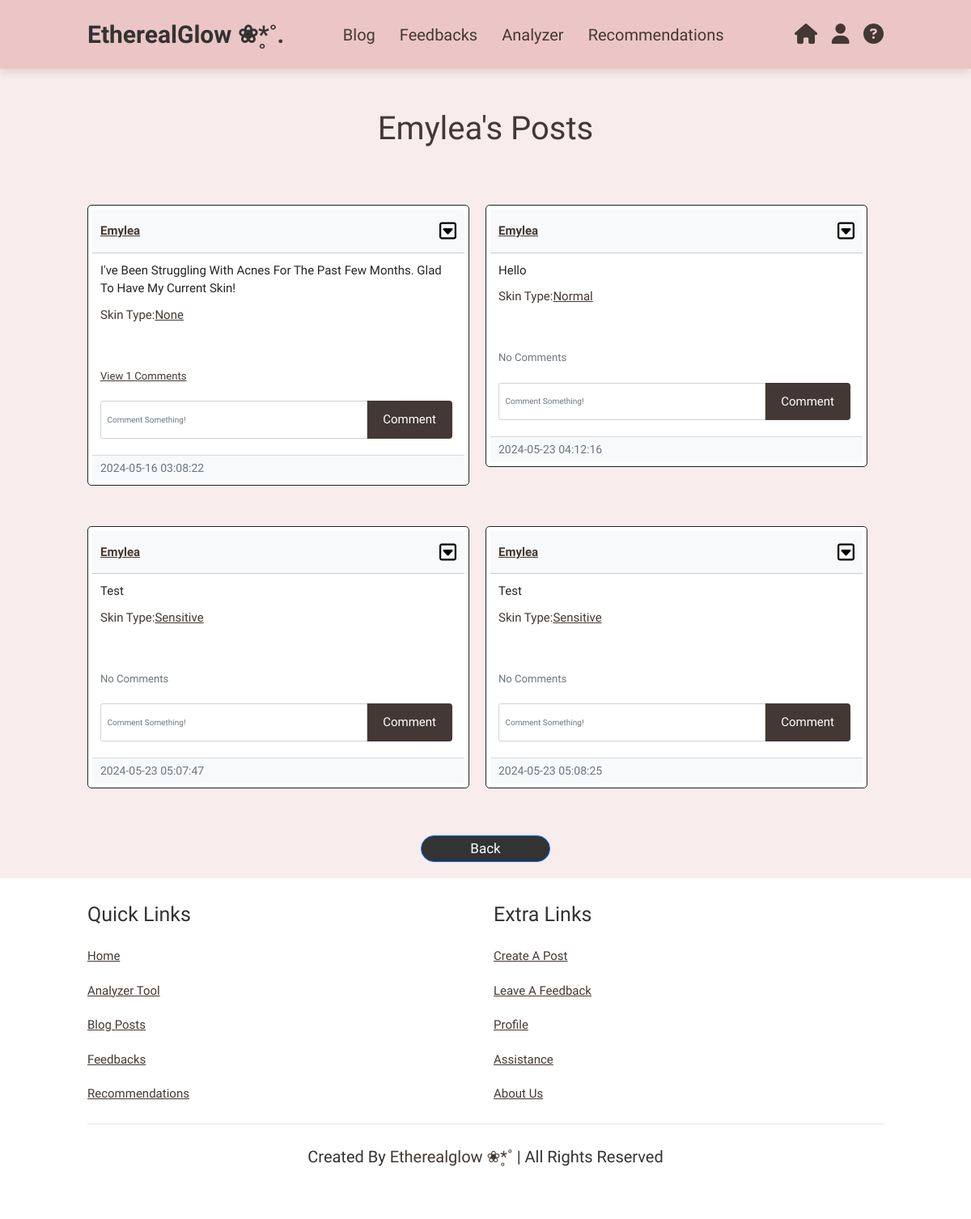
Page /posts/emylea (signed in) on the earlier database version.
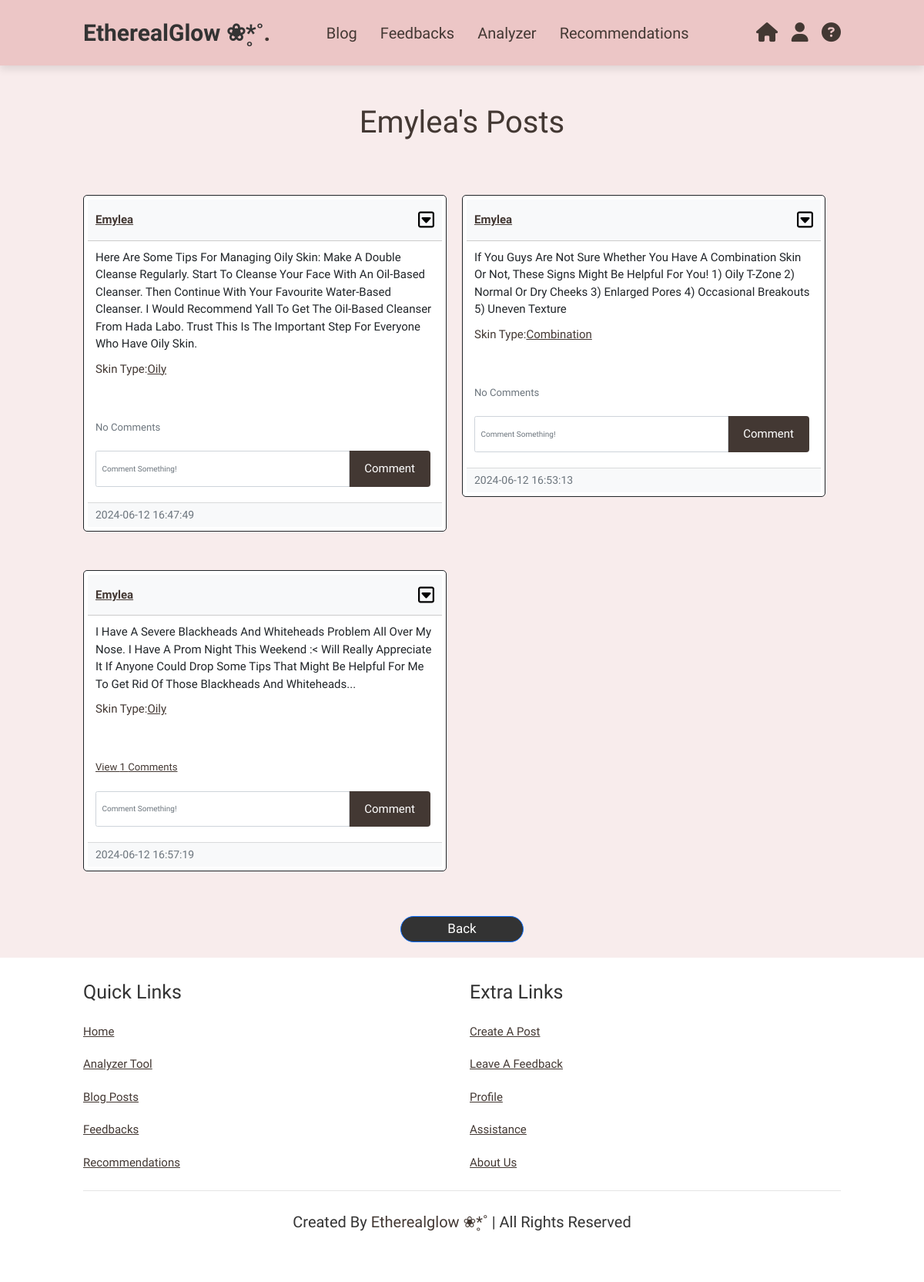
Same page on the later database version.
### website/models.py (models this page shows)
class User(db.Model, UserMixin):
    id = db.Column(db.Integer, primary_key=True)
    email = db.Column(db.String(150), unique=True)
    username = db.Column(db.String(150), unique=True)
    password = db.Column(db.String(150))
    date_created = db.Column(db.DateTime(timezone=True), default=func.now())
    posts = db.relationship('Post', backref='user', passive_deletes=True)
    feedbacks = db.relationship('Feedback', backref='author', passive_deletes=True)
    comments = db.relationship('Comment', backref='user', passive_deletes=True)
    skintype = db.Column(db.Text, nullable=False)
    products = db.relationship('Product', backref='author', passive_deletes=True)

class Post(db.Model):
    id = db.Column(db.Integer, primary_key=True)
    text = db.Column(db.Text, nullable=False)
    date_created = db.Column(db.DateTime(timezone=True), default=func.now())
    author = db.Column(db.Integer, db.ForeignKey('user.id', ondelete="CASCADE"), nullable=False)
    comments = db.relationship('Comment', backref='post', passive_deletes=True)
    skintype = db.Column(db.Text, nullable=False)

### website/views.py (the view)
@views.route("/posts/<username>")
@login_required
def posts(username) :
    user = User.query.filter_by(username=username).first()
    if not user :
        flash ("User is not exist.", category="error")
        return redirect(url_for('views.blog'))
    posts = Post.query.filter_by(author=user.id).all()
    return render_template("posts.html", user=current_user, posts=posts, username=username)

### website/__init__.py (called while the page is built)
def create_app():
    app = Flask(__name__)
    app.config['SECRET_KEY'] = "helloworld"
    app.config['SQLALCHEMY_TRACK_MODIFICATIONS'] = False
    app.config['SQLALCHEMY_DATABASE_URI'] = f'sqlite:///{DB_NAME}'
    app.config['UPLOAD_FOLDER'] = 'website\\static\\uploads'
    db.init_app(app)
    migrate.init_app(app, db)
    bcrypt.init_app(app)
    from website.views import views
    from website.auth import auth
    app.register_blueprint(views, url_prefix="/")
    app.register_blueprint(auth, url_prefix="/")
    from website.models import User, Post, Feedback, Comment, Product, User_Profile
    create_database(app)
    login_manager = LoginManager()
    login_manager.login_view = "auth.login"
    login_manager.init_app(app)
    @login_manager.user_loader
    def load_user(id):
        return User.query.get(int(id))
    return app

### website/templates/posts.html (shortened to what this page needs)
{% extends "posts_div.html" %}
{% block header %}<h3>{{username}}'s Posts</h3>{% endblock %}
{% block footer %}
<br><br>
<div align="center">
    <a href="/Blog"><button type="button" class = "btn btn btn-primary">Back</button></a>
</div>
{% endblock %}

### website/templates/posts_div.html (shortened to what this page needs)
{% extends "base.html" %}
{% block content%}
<section class="posts" id="posts">
    <div class="content">
        {% block header %}{% endblock %}
        <div id="posts">
            {% for post in posts %}
            <br />
            <div class="card border-dark">
                <div class="card-header d-flex justify-content-between align-items-center">
                    <a href="/posts/{{post.user.username}}">{{post.user.username}}</a>
                     {% if user.id == post.author %}
                    <div class="btn-group">
                        <button
                        type="button"
                        class="fa-regular fa-square-caret-down"
                        data-bs-toggle="dropdown"
                        ></button>
                    </div>
                      {% endif %}
                </div>
                <div class="card-body">
                    <div class="card-text">{{post.text}}</div>
                        <p>Skin Type:<a href="/share/{{post.skintype}}">{{post.skintype}}</a></p>
                        <br />
                <p class="card-text">
                {% if post.comments|length > 0 %}
                    <a data-bs-toggle="collapse" href="#comments-{{post.id}}" role="button">
                        <small>View {{post.comments|length}} Comments</small>
                    </a>
                {% else %}
                        <small class="text-muted">No Comments</small>
                {% endif %}
                </p>
                <form class="input-group mb-3" method="POST" action="/create-comment/{{post.id}}">
                    <input type="text" id="text" name="text" class="form-control" placeholder="Comment something!" required>
                    <input type="submit" value="Comment">
                </form>
            </div>
        <div class="card-footer text-muted">{{post.date_created}}</div>
      </div>
      <br /> {% endfor %}
    </div>
    {% block footer %}{% endblock %}
  </div>
</section>
    {% endblock %}

### website/templates/base.html (shortened to what this page needs)
<!DOCTYPE html>
<html>
    <head>
        <link href="https://cdn.jsdelivr.net/npm/bootstrap@5.0.2/dist/css/bootstrap.min.css" rel="stylesheet"
/>
        <link rel="stylesheet" href="https://cdnjs.cloudflare.com/ajax/libs/font-awesome/6.5.2/css/all.min.css" />"
        <link rel="stylesheet" type="text/css" href="/static/styles.css">
    </head>
    <body>
        <header>
            <a href="#" class="logo">EtherealGlow ❀*̥˚<span>.</span></a>
            <nav class="navbar">
                <a href="/Blog">blog</a>
                <a href="/display_feedbacks">feedbacks</a>
                <a href="/analyzer">analyzer</a>
                <a href="/recommendations">recommendations</a>
            </nav>
            <div class="icons">
                <a href="/home" class="fa-solid fa-house"></a>
                <a class="fas fa-user" data-bs-toggle="dropdown"></a>
                <a href="/ai_chatbox" class="fa-solid fa-circle-question"></a>
            </div>
        </header>
        <div class="content">
            {% block content%} {% endblock %}
        </div>
        <section class="footer">
            <div class="box-container">
                <div class="box">
                    <h3>quick links</h3>
                    <a href="/home">home</a>
                    <a href="/analyzer">analyzer tool</a>
                    <a href="/Blog">blog posts</a>
                    <a href="/display_feedbacks">feedbacks</a>
                    <a href="/recommendations">recommendations</a>
                </div>
                <div class="box">
                    <h3>extra links</h3>
                    <a href="/create_post">create a post</a>
                    <a href="/feedback">leave a feedback</a>
                    <a href="/profile">profile</a>
                    <a href="/ai_chatbox">assistance</a>
                    <a href="/aboutUs">about us</a>
                </div>
            </div>
            <div class="credit"> created by <span> etherealglow ❀*̥˚ </span> | all rights reserved </div>
        </section>
    </body>
</html>

### website/static/styles.css (style rules this page uses)
:root { --pink:#e84393; --brown: #433833; --lightbrown: #d4b1a0; --light: #FAF9ED; --gray: #302f2f; --softpink: #ff99bb; --spink: #ffccdc; --coco: #ecc6c6; --softcoco: #f8ecec; }
* { margin: 0; padding: 0; box-sizing: border-box; outline: none; border: none; text-decoration: none; text-transform: capitalize; transition: .2s linear; font-family: "Work Sans", sans-serif; }
html { font-size: 62.5%; scroll-behavior: smooth; scroll-padding-top: 6rem; overflow-x: hidden; }
section { padding: 2rem 9%; background: var(--softcoco); }
.btn { display: inline-block; margin-top: 1rem; border-radius:5rem; background: #333; color: #fff; padding: .9rem 3.5rem; cursor: pointer; font-size: 1.7rem; }
header { position: fixed; top: 0; left: 0; right: 0; background:var(--coco); padding: 2rem 9%; display: flex; align-items: center; justify-content: space-between; z-index: 1000; box-shadow: 0 .5rem 1rem rgba(0, 0, 0, 0.1); }
header .logo { font-size: 3rem; color: #333; font-weight: bolder; text-decoration: none; }
header .logo span { color:var(--brown); }
header .navbar a { font-size: 2rem; padding: 0 1.5rem; color:var(--brown); text-decoration: none; }
header .icons a { font-size: 2.5rem; color:var(--brown); margin-left: 1.5rem; text-decoration: none; }
input[type=submit] { background-color: var(--brown); color: white; padding: 12px 20px; border: none; border-radius: 4px; cursor: pointer; margin-inline: 5px; display: inline-block; font-size: 1.5rem; }
button { background: transparent; border: 0; outline: 0; }
::placeholder { color: #555; }
.card { flex: 0 0 calc(50% - 20px); margin-right: 20px; border: 1px solid #ccc; border-radius: 5px; text-align: left; font-size: 1.5rem; height: fit-content; max-height: 850px; box-sizing: border-box; }
.card-header { background-color: #f8f9fa; border-bottom: 1px solid #ccc; padding: 5px 10px; }
.card-body { min-height: 100px; }
.card-footer { background-color: #f8f9fa; padding: 5px 10px; font-size: 14px; }
.card-header a { text-decoration: none; color:var(--brown); font-weight: bold; }
.posts { display:flex; min-height: 100vh; justify-content: center; }
.posts .content { margin-top: 80px; align-items: center; }
.posts .content h3 { font-size: 4rem; color:var(--brown); text-align: center; }
.posts .content p { font-size: 1.5rem; color:var(--brown); padding: 1rem 0; line-height: 1.5; }
.posts .content a { font-size: 1.5rem; color:var(--brown); padding: 1rem 0; line-height: 1.5; text-decoration: underline; }
.posts .content .btn-primary { width: 160px; padding: 3px 2px; }
#posts { margin-top: 20px; display: flex; flex-wrap: wrap; justify-content: space-between; position: relative; }
.posts .content .border-dark { margin-top: 50px; }
.footer { background: #fff; }
.footer .box-container { display: flex; flex-wrap: wrap; gap: 2rem; text-decoration: none; }
.footer .box-container .box { flex: 1 1 25rem; }
.footer .box-container .box h3 { color: #333; font-size: 2.5rem; padding: 1rem 0; }
.footer .box-container .box a { display: block; color: var(--brown); font-size: 1.5rem; padding: 1rem 0; }
.footer .credit { text-align: center; padding: 1.5rem; margin-top: 1.5rem; padding-top: 2.5rem; font-size: 2rem; color: #333; border-top: .1rem solid rgba(0,0,0,.1); }
.footer .credit span { color: var(--brown); }
.card { border: 1px solid black; background-color: white; padding: .5rem; }
input { font-size: 1.2rem; }
.card { border: 1px solid var(--brown); background-color: white; padding: .5rem; }

Differences in the rows shown:
no longer on this page (row edited): Post: user.username "Emylea", text "I've Been Struggling With Acnes For The Past Few Months. Glad To Have My Current Skin!", skintype "None", comments|length "1", date_created "2024-05-16 03:08:22"
no longer on this page (row edited): Post: user.username "Emylea", text "Hello", skintype "Normal", shows "No Comments", date_created "2024-05-23 04:12:16"
changed Post: text "Test" → "Here Are Some Tips For Managing Oily Skin: Make A Double Cleanse Regularly. Start To Cleanse Your Face With An Oil-Based Cleanser. Then Continue With Your Favourite Water-Based Cleanser. I Would Recommend Yall To Get The Oil-Based Cleanser From Hada Labo. Trust This Is The Important Step For Everyone Who Have Oily Skin."; skintype "Sensitive" → "Oily"; date_created "2024-05-23 05:07:47" → "2024-06-12 16:47:49"
changed Post: text "Test" → "If You Guys Are Not Sure Whether You Have A Combination Skin Or Not, These Signs Might Be Helpful For You! 1) Oily T-Zone 2) Normal Or Dry Cheeks 3) Enlarged Pores 4) Occasional Breakouts 5) Uneven Texture"; skintype "Sensitive" → "Combination"; date_created "2024-05-23 05:08:25" → "2024-06-12 16:53:13"
added Post: user.username "Emylea", text "I Have A Severe Blackheads And Whiteheads Problem All Over My Nose. I Have A Prom Night This Weekend :< Will Really Appreciate It If Anyone Could Drop Some Tips That Might Be Helpful For Me To Get Rid Of Those Blackheads And Whiteheads...", skintype "Oily", comments|length "1", date_created "2024-06-12 16:57:19"
